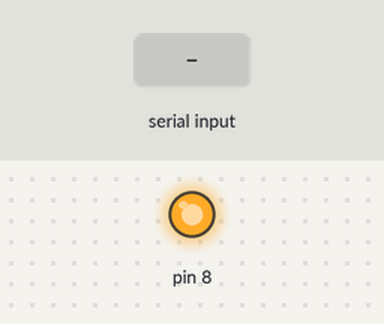
The sketch below on a simulated Arduino Uno, built with avr-gcc and run on an emulated ATmega328P. Parts: output pins drawn as LEDs (lit = HIGH). The inputs (shaded band) are chosen by the test bench.

Above: at 1.2 s.
1.3 s: "1" received over Serial
At 2.1 s:
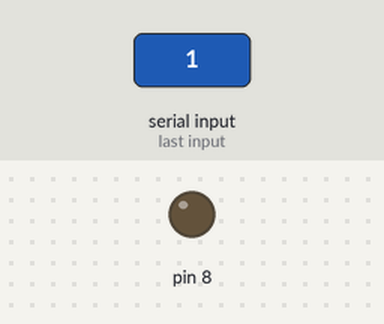
2.8 s: "0" received over Serial
At 3.2 s:
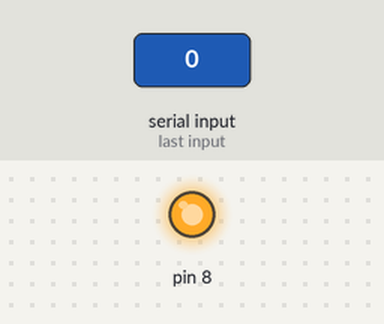
Timing chart, 0 to 5.8 s (numbered marks = the images above; inputs shaded):
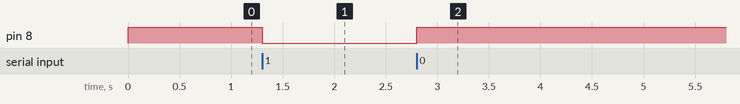

Measured:
- after the input at 1.3 s, pin 8: HIGH → LOW at once
- after the input at 2.8 s, pin 8: LOW → HIGH at once

The sketch:

arduino.ino
```cpp
void setup() {
  // Start serial communication at 9600 baud rate
  Serial.begin(9600);

  // Set pin 8 as an output pin
  pinMode(8, OUTPUT);
  digitalWrite(8, HIGH);
}

void loop() {
  // Check if data is available on the serial port
  if (Serial.available() > 0) {
    // Read the incoming byte from the serial port
    char receivedChar = Serial.read();

    // If '1' is received, turn pin 8 ON
    if (receivedChar == '1') {
      digitalWrite(8, LOW);  // Turn pin 8 ON (HIGH)
    }
    // If '0' is received, turn pin 8 OFF
    else if (receivedChar == '0') {
      digitalWrite(8, HIGH);  // Turn pin 8 OFF (LOW)
    }
  }
}
```
